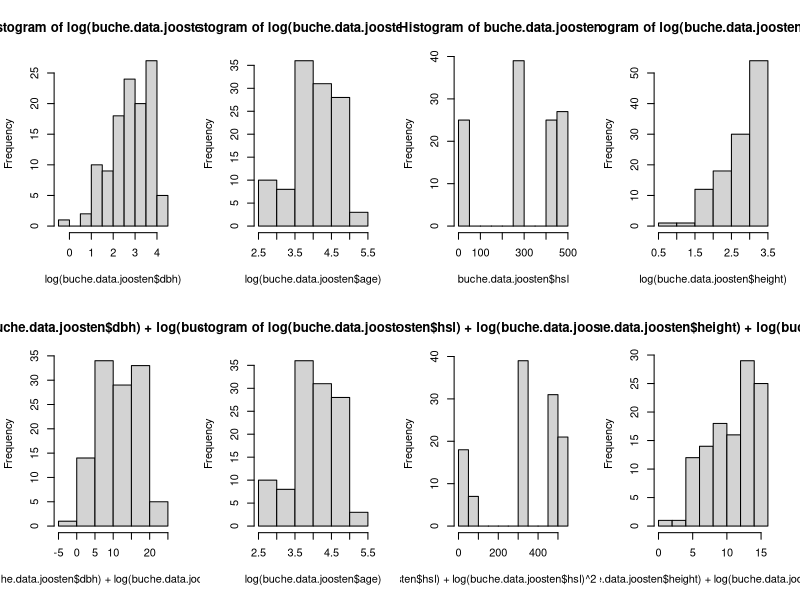
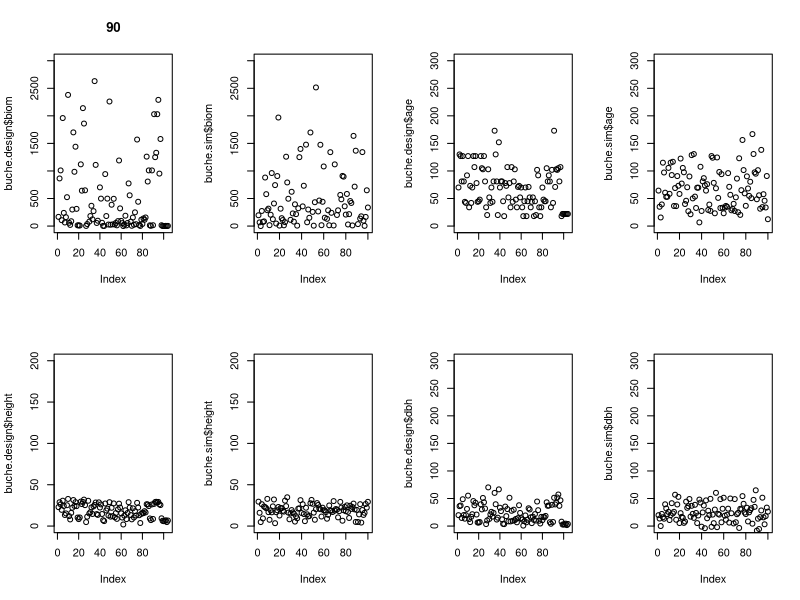
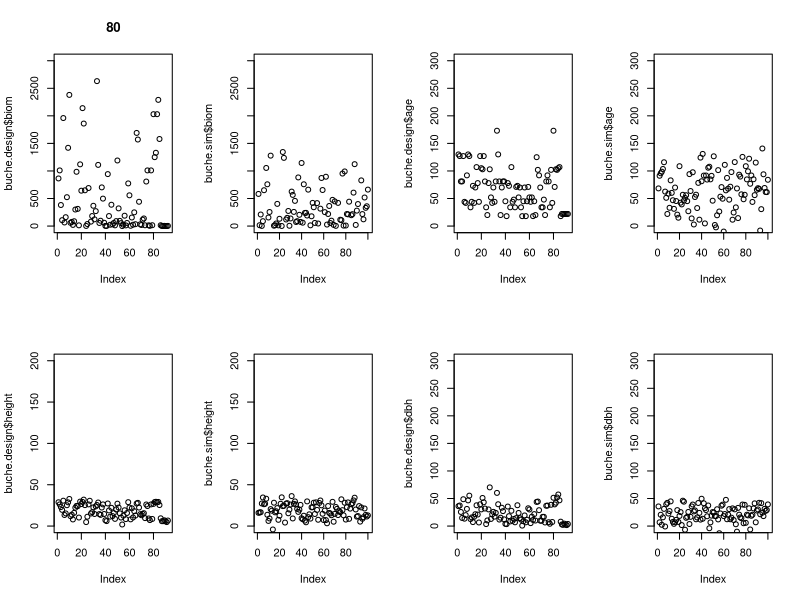
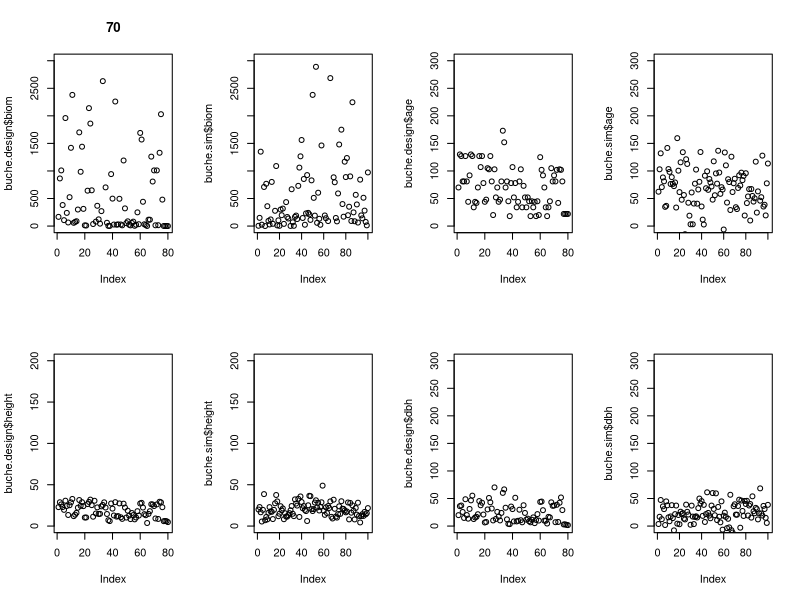
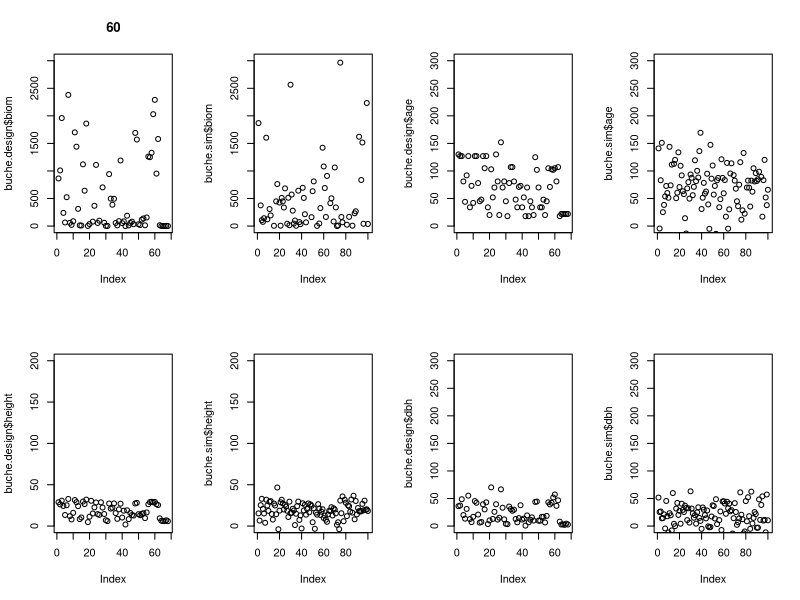
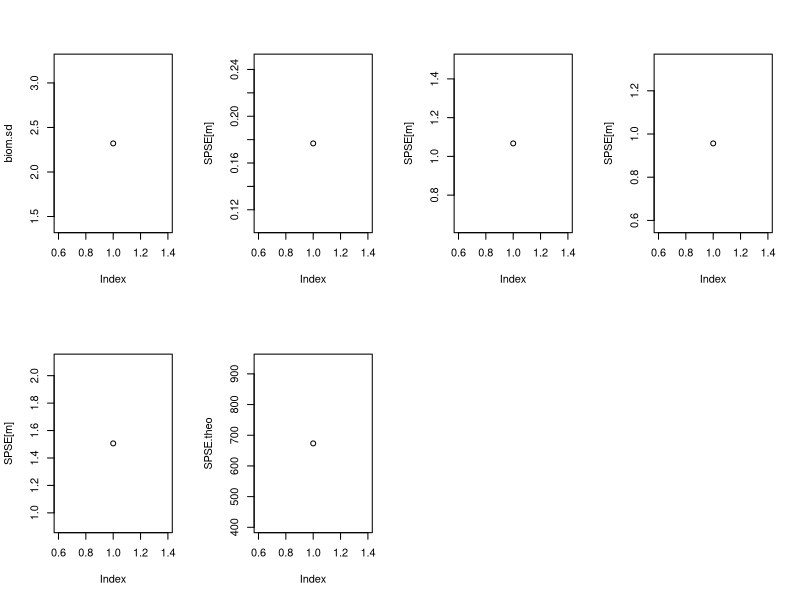

These charts were generated, in order, by the following R code:
# Setzen des Working Directory
# setwd("~/Documents/Master Data Science/Statistische Verfahren/Projekt/Statistische-Verfahren--Projekt-4.1-Buche/Aufgabenstellung")
# Laden der Daten aus CSV
buche.data = read.csv("buche.csv", sep=",")
head(buche.data)
# Seed fuer den Random Number Generator
set.seed(0)

# Aufteilen des Datensatzes in Teildatensaetze jedes einzelogen Autors
buche.data.joosten = subset(buche.data, buche.data[,1] == "Joosten")

## Best subset selection
# 1. maximales Modell festlegen
# 2. alle Teilmodelle sind Kandidatenmodelle
# 3. Entscheidung basierend auf Mallow's Cp
# 4. Schaetzer fuer SPSE = Cp * sigma2.max + n* sigma2.max

## leaps
require("leaps")

# joosten
buche.bss.joosten = regsubsets(log(biom)~1+ I(log(dbh))+I(log(dbh)^2)+I(log(age))+I(log(age)^2)+I(log(height))+I(log(height)^2)+hsl+I(hsl^2)+I(log(hsl))+I(log(hsl)^2), data = buche.data.joosten, nbest = 3) ## nbest = 3, jeweils die drei besten Modelle gleicher Parameterzahl
# summary(buche.bss.joosten)

summary(buche.bss.joosten)$cp
summary(buche.bss.joosten)$which[22,] # Modell 22 liefert betragsmaessig besten CP-Wert (8.344969)

m.joosten = lm(log(biom)~1+ I(log(dbh))+I(log(dbh)^2)+I(log(age))+I(log(height))+I(log(height)^2)+hsl+I(log(hsl))+I(log(hsl)^2), data = buche.data.joosten)

## Simulation
# Genutzter Datensatz und Anzal der Outputs fuer Kreuzvalidierung
buche.data.used = buche.data.joosten

# Anzahl der Beobachtungen fuer den gewaehlten Datensatz
numberObs = nrow(buche.data.used)

cross.length.out = numberObs

# Initialisierung
SPSE = rep(0,4)
SPSE.theo = rep(0,4)
n = 100
reps = 1 

## Kreuzalidierung
index = rep(1:10, length.out = cross.length.out)

par(mfrow = c(2,4))
hist(log(buche.data.joosten$dbh))
hist(log(buche.data.joosten$age))
hist(buche.data.joosten$hsl)
hist(log(buche.data.joosten$height))
hist(log(buche.data.joosten$dbh) + log(buche.data.joosten$dbh)^2)
hist(log(buche.data.joosten$age))
hist(log(buche.data.joosten$hsl) + log(buche.data.joosten$hsl)^2 + buche.data.joosten$hsl)
hist(log(buche.data.joosten$height) + log(buche.data.joosten$height)^2)


for(m in 1:4){
  for(j in 1:reps){
    index = sample(index)
    i = c(1:(m))
    ## Zerlegung
    buche.test= buche.data.used[index %in% i,]
    buche.design= buche.data.used[!(index %in% i),]
    
    ## Simulation
    biom.mean = mean(buche.design$biom)
    biom.sd = sd(buche.design$biom)
    #biom.sim = rnorm(n, mean = biom.mean, sd = biom.sd)
    
    age.mean = mean(buche.design$age)
    age.sd = sd(buche.design$age)
    age.sim = rnorm(n, mean = age.mean, sd = age.sd)
    
    dbh.mean = mean(buche.design$dbh)
    dbh.sd = sd(buche.design$dbh)
    dbh.sim = rnorm(n, mean = dbh.mean, sd = dbh.sd)
    
    height.mean = mean(buche.design$height)
    height.sd = sd(buche.design$height)
    height.sim = rnorm(n, mean = height.mean, sd = height.sd)
    
    hsl.mean = mean(buche.design$hsl)
    hsl.sd = sd(buche.design$hsl)
    hsl.sim = rnorm(n, mean = hsl.mean, sd = hsl.sd)
    
    m.joosten.design = lm(log(biom)~1+ I(log(dbh))+I(log(dbh)^2)+I(log(age))+I(log(height))+I(log(height)^2)+hsl+I(log(hsl))+I(log(hsl)^2), data = buche.design)
    buche.sim.temp = data.frame(age = age.sim, dbh = dbh.sim, height = height.sim, hsl = hsl.sim)
    biom.sim = exp(predict(m.joosten.design, newdata=buche.sim.temp))
    
    buche.sim = data.frame(hsl = hsl.sim, age = age.sim, dbh = dbh.sim, height = height.sim, biom = biom.sim)
    
    #(buche.sim)
    #plot(buche.design)
    #plot(buche.data.used)
    plot(buche.design$biom, ylim=c(0,3000), main = 100 - m*10)
    plot(buche.sim$biom, ylim=c(0,3000))
    plot(buche.design$age, ylim=c(0,300))
    plot(buche.sim$age, ylim=c(0,300))
    plot(buche.design$height, ylim=c(0,200))
    plot(buche.sim$height, ylim=c(0,200))
    plot(buche.design$dbh, ylim=c(0,300))
    plot(buche.sim$dbh, ylim=c(0,300))
    
    
    # Muessen die simulierten Biomassedaten nicht zu den Parametern passen? Wie wird das erreicht?
    # Wie bekommen wir Simulierte Parameter zu den simulierten Biomassedaten?
    # In einer Loesung von vorherigen Studenten wurden einfach zufaellig Daten aus der Designmatrix mit den simulierten Biomassedaten verknuepft. Wieso ist das zielfuehrend?
    
    ## Parameterschaetzung
    #TODO: verwenden der Simulationsdaten fuer die Berechunung der Parameter
    m.joosten = lm(log(biom)~1+ I(log(dbh))+I(log(dbh)^2)+I(log(age))+I(log(height))+I(log(height)^2)+hsl+I(log(hsl))+I(log(hsl)^2), data = buche.sim)
   
    ## Prognosefehler
    
    ## Erwarteter SPSE
    SPSE[m] = SPSE[m] + sum((log(buche.test$biom)-predict(m.joosten, newdata=buche.test))^2)
    
    ## Theoretischer SPSE
    # SPSE = n*sd^2 + (bias ist NULL, da Zufallszahlen Erwartungstreu) + |M|*sd^2
    numberObs.sim = nrow(buche.design)  # Anzahl der Beobachtungen fuer den gewaehlten Datensatz
    #SPSE.theo[m] = SPSE.theo[m] + (n*biom.sd^2 + numberObs.sim*biom.sd^2)/nrow(buche.design) #Biasterm ist Null
    
  }
  SPSE[m] = SPSE[m]/reps
  #SPSE.theo[m] = SPSE.theo[m]/reps
}

biom.sd = sd(log(buche.data.joosten$biom))
plot(biom.sd)
M = length(coef(m.joosten))
SPSE.theo = nrow(buche.data.joosten)*(biom.sd^2) + M * (biom.sd^2) #Biasterm ist Null

for(m in 1:4) {
  plot(SPSE[m])
}
plot(SPSE.theo)
